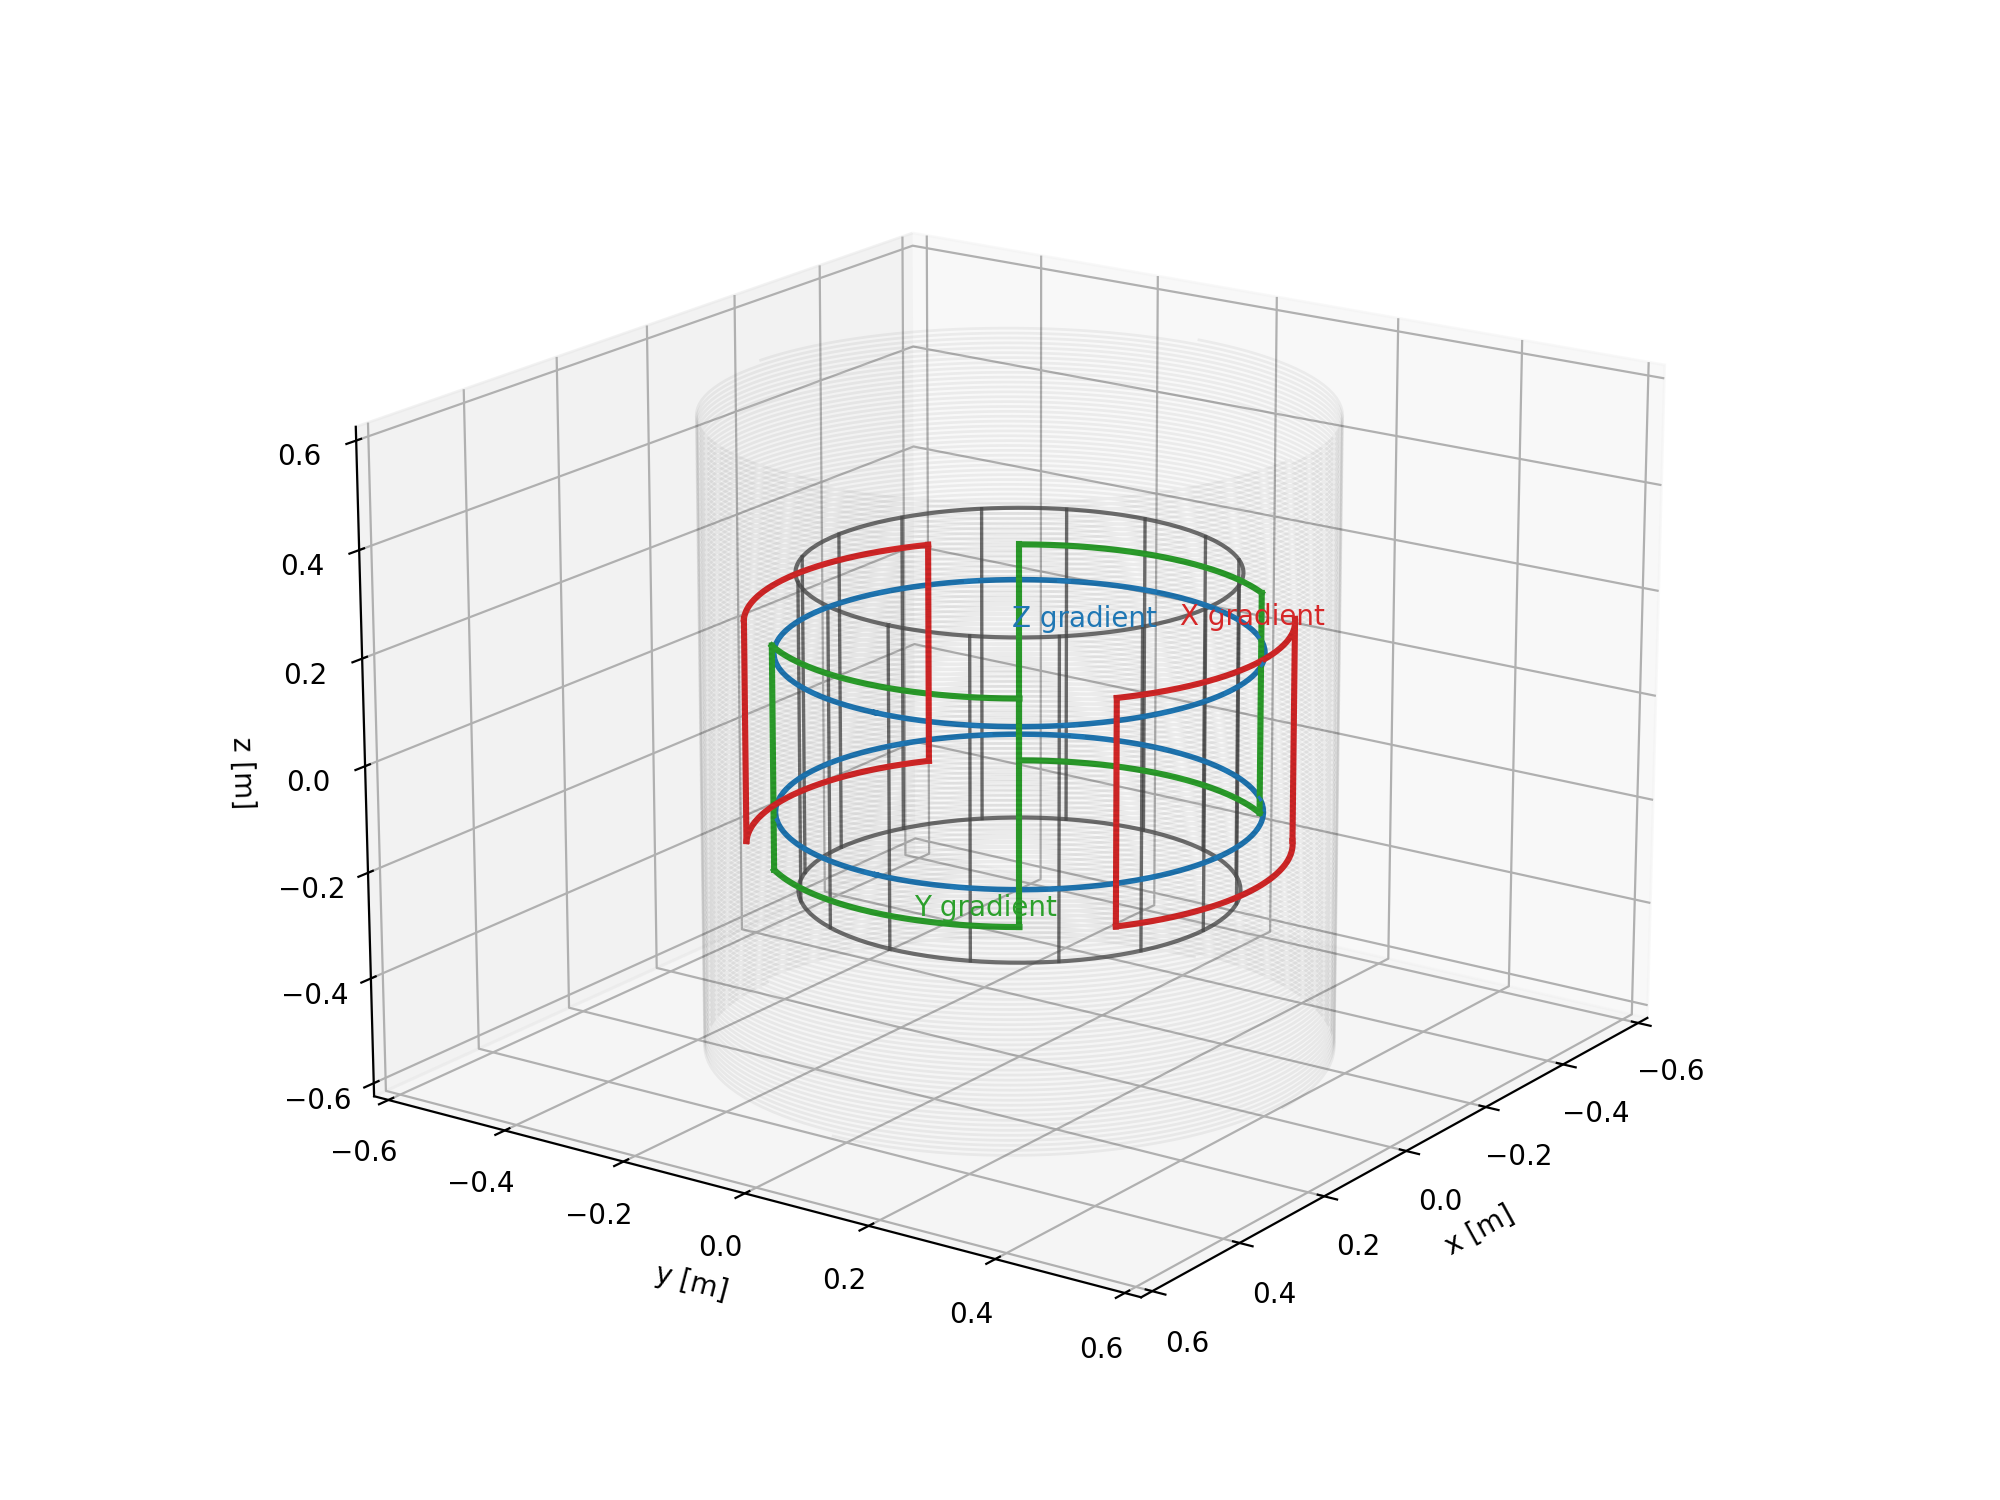

This figure's Python source:
# 3D plot: Birdcage + Gradients + Outer Solenoid
# Same as previous figure, but now enforce CONSISTENT COLORS per gradient axis:
#   X gradient (Golay saddles) -> red
#   Y gradient (Golay saddles) -> green
#   Z gradient (anti-Helmholtz loops) -> blue

import numpy as np
import matplotlib.pyplot as plt
from mpl_toolkits.mplot3d import Axes3D  # noqa: F401

# --- Base coil parameters ---
a = 0.30      # birdcage radius [m]
L = 0.60      # length [m]
N = 16        # rungs
z_top = +L/2
z_bot = -L/2

# --- Gradient coil radii ---
r_z = 0.33    # Z gradient
r_y = 0.35    # Y (Golay)
r_x = 0.37    # X (Golay)

# --- Solenoid parameters (outer, encompassing others) ---
r_sol = 0.43          # solenoid radius [m]
n_turns = 32          # tightly wound turns along length
n_helices = 4         # draw multiple start positions to suggest a winding pack
alpha_sol = 0.05      # transparency for solenoid lines

# --- Colors per axis ---
col_x = 'tab:red'
col_y = 'tab:green'
col_z = 'tab:blue'
col_bird = '0.3'      # gray for birdcage
col_sol = 'k' # solenoid color

# --- Helper for equal aspect ---
def set_axes_equal(ax):
    x_limits = ax.get_xlim3d()
    y_limits = ax.get_ylim3d()
    z_limits = ax.get_zlim3d()
    x_range = abs(x_limits[1] - x_limits[0])
    x_middle = np.mean(x_limits)
    y_range = abs(y_limits[1] - y_limits[0])
    y_middle = np.mean(y_limits)
    z_range = abs(z_limits[1] - z_limits[0])
    z_middle = np.mean(z_limits)
    plot_radius = 0.5 * max([x_range, y_range, z_range])
    ax.set_xlim3d([x_middle - plot_radius, x_middle + plot_radius])
    ax.set_ylim3d([y_middle - plot_radius, y_middle + plot_radius])
    ax.set_zlim3d([z_middle - plot_radius, z_middle + plot_radius])

fig = plt.figure(figsize=(10, 7.5))
ax = fig.add_subplot(111, projection='3d')

# --- Birdcage context (neutral gray) ---
theta = np.linspace(0, 2*np.pi, 200)
xring = a*np.cos(theta); yring = a*np.sin(theta)
ax.plot(xring, yring, np.full_like(theta, z_top), linewidth=1.5, alpha=0.8, color=col_bird)
ax.plot(xring, yring, np.full_like(theta, z_bot), linewidth=1.5, alpha=0.8, color=col_bird)

rung_thetas = np.linspace(0, 2*np.pi, N, endpoint=False)
for t in rung_thetas:
    x = a*np.cos(t); y = a*np.sin(t)
    ax.plot([x, x], [y, y], [z_bot, z_top], linewidth=1.2, alpha=0.8, color=col_bird)

# --- Z gradient (anti-Helmholtz) in BLUE ---
dz = 0.30
z1 = +dz/2; z2 = -dz/2
theta_fine = np.linspace(0, 2*np.pi, 600)
xz1 = r_z*np.cos(theta_fine); yz1 = r_z*np.sin(theta_fine)
xz2 = r_z*np.cos(theta_fine); yz2 = r_z*np.sin(theta_fine)
ax.plot(xz1, yz1, np.full_like(theta_fine, z1), linewidth=2, color=col_z)
ax.plot(xz2, yz2, np.full_like(theta_fine, z2), linewidth=2, color=col_z)
# Direction arrows along loops (also blue)
for t in np.linspace(0, 2*np.pi, 16, endpoint=False):
    phi_hat = np.array([-np.sin(t), np.cos(t), 0.0])
    A = 0.06*r_z
    x0, y0 = r_z*np.cos(t), r_z*np.sin(t)
    ax.quiver(x0, y0, z1, A*phi_hat[0], A*phi_hat[1], 0, arrow_length_ratio=0.35, linewidth=1.1, color=col_z)
    ax.quiver(x0, y0, z2, -A*phi_hat[0], -A*phi_hat[1], 0, arrow_length_ratio=0.35, linewidth=1.1, color=col_z)
ax.text(r_z*0.05, 0, z1+0.05, "Z gradient", fontsize=10, color=col_z)

# --- Golay saddle helper ---
def draw_saddle(ax, r, z_len, th1, th2, color='k', linewidth=2):
    zA, zB = -z_len/2, +z_len/2
    z_leg = np.linspace(zA, zB, 200)
    x1, y1 = r*np.cos(th1), r*np.sin(th1)
    x2, y2 = r*np.cos(th2), r*np.sin(th2)
    ax.plot([x1]*200, [y1]*200, z_leg, linewidth=linewidth, color=color)
    ax.plot([x2]*200, [y2]*200, z_leg, linewidth=linewidth, color=color)
    th_arc1 = np.linspace(th1, th2, 200)
    th_arc2 = np.linspace(th2, th1, 200)
    ax.plot(r*np.cos(th_arc1), r*np.sin(th_arc1), np.full(200, zB), linewidth=linewidth, color=color)
    ax.plot(r*np.cos(th_arc2), r*np.sin(th_arc2), np.full(200, zA), linewidth=linewidth, color=color)

# --- Y gradient (Golay) in GREEN ---
z_len_g = 0.42
dth = np.deg2rad(35)
draw_saddle(ax, r_y, z_len_g, -dth, +dth, color=col_y, linewidth=2.2)
draw_saddle(ax, r_y, z_len_g, np.pi - dth, np.pi + dth, color=col_y, linewidth=2.2)
ax.text(r_y*0.7, 0, -0.26, "Y gradient", fontsize=10, color=col_y)

# --- X gradient (Golay) in RED ---
draw_saddle(ax, r_x, z_len_g, np.pi/2 - dth, np.pi/2 + dth, color=col_x, linewidth=2.2)
draw_saddle(ax, r_x, z_len_g, 3*np.pi/2 - dth, 3*np.pi/2 + dth, color=col_x, linewidth=2.2)
ax.text(0, r_x*0.7, 0.26, "X gradient", fontsize=10, color=col_x, rotation=0)

# --- Outer solenoid (nearly transparent) ---
t = np.linspace(0, 2*np.pi*n_turns, 4000)
z_sol = np.linspace(z_bot*2, z_top*2, t.size)
for k in range(n_helices):
    t_shift = t + 2*np.pi * k / n_helices
    xs = r_sol * np.cos(t_shift)
    ys = r_sol * np.sin(t_shift)
    ax.plot(xs, ys, z_sol, linewidth=1.0, alpha=alpha_sol, color=col_sol)

# Labels and view
ax.set_xlabel('x [m]'); ax.set_ylabel('y [m]'); ax.set_zlabel('z [m]')
# ax.set_title('Birdcage + Gradients + Solenoid\nConsistent colors per gradient axis (X=red, Y=green, Z=blue)')

set_axes_equal(ax)
ax.view_init(elev=18, azim=35)

png_path = "scanner.png"
plt.tight_layout()
plt.savefig(png_path, dpi=200)
plt.show()

